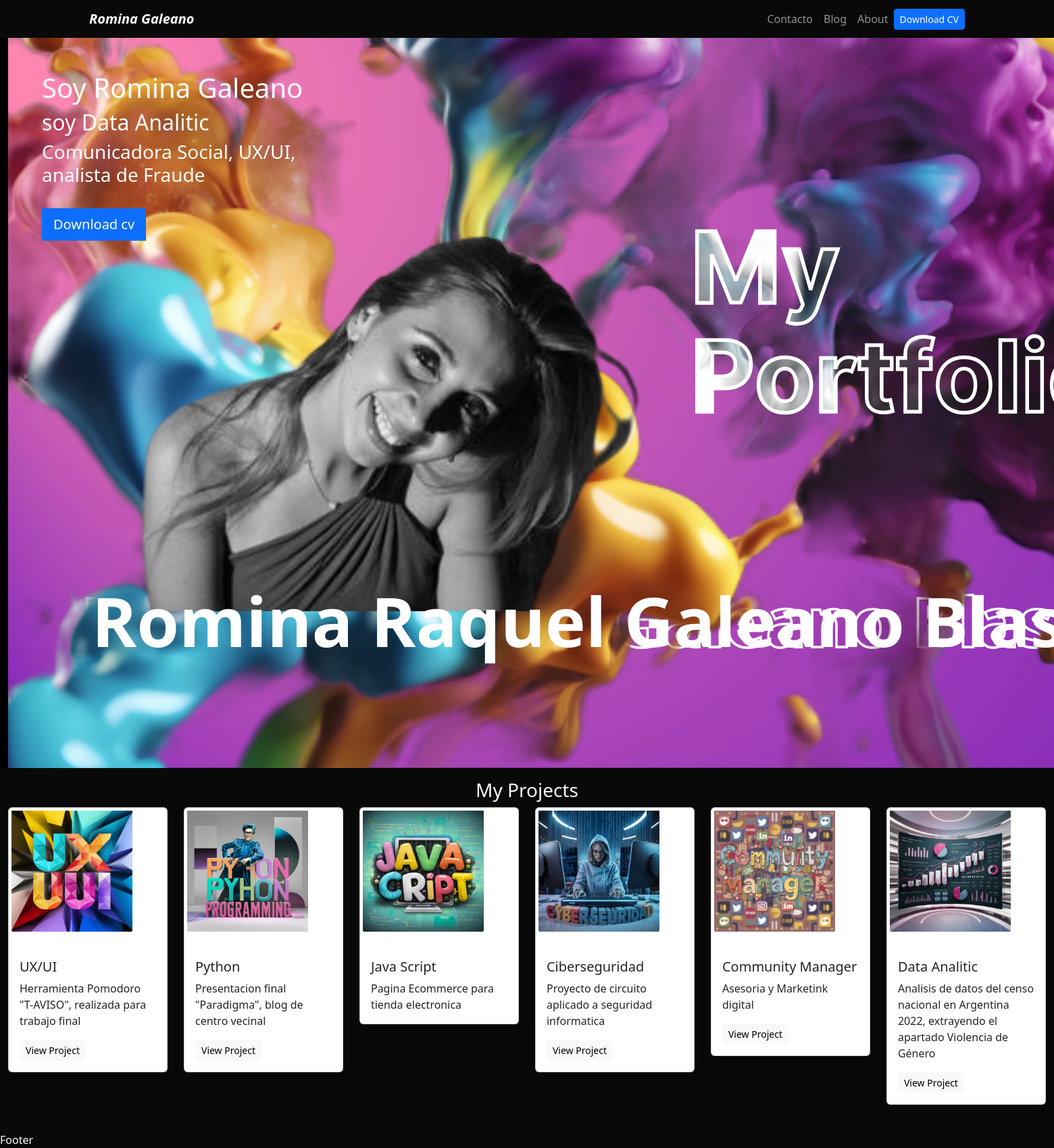
The page / on the database its author committed.
### portfolio/models.py (models this page shows)
class Project(models.Model):
    title = models.CharField(max_length=100)
    description = models.CharField(max_length=200)
    image = models.ImageField(upload_to='portfolio/image')
    url = models.URLField(blank=True)

### portfolio/views.py (the view)
# urls.py: 2. Add a URL to urlpatterns:  path('', views.home, name='home')
def home(request):
    projects = Project.objects.all()
    return render(request, 'home.html', {'projects':projects})

### portfolio/templates/home.html
{% extends 'layout.html' %}
{% block content %}
{% load static %}
<header class="row bg-black align-items-start">
    <div class="col-md-4 profile-container">
        <img src="{% static 'portfolio/profile.png'%}" alt="">
        <div class="profile-content">
            <h1>Soy Romina Galeano</h1>
            <h2>soy Data Analitic</h2>
            <h3> <p>Comunicadora Social, UX/UI, analista de Fraude</p> </h3>
            <a href="{% static 'portfolio/cv.pdf'%}" class="btn btn-primary btn-lg rounded-0 my-3">Download cv</a>
        </div>
    </div>
</header>
<div class="row my-3">
    <h3 class="text-center">My Projects</h3>
    {% for project in projects %}
    <div class="col-md-2 mb-4">
        <div class="card shadow bg-white rounded">
            <img src="{{ project.image.url }}" alt="{{ project.title }}" class="card-img-top img-thumbnail">
            <div class="card-body">
                <h5 class="card-title">{{ project.title }}</h5>
                <p class="card-text">{{ project.description }}</p>
                {% if project.url %}
                <a href="{{ project.url }}" class="btn btn-light btn-sm" target="_blank">View Project</a>
                {% endif %}
            </div>
        </div>
    </div>
    {% endfor %}
</div>
{% endblock %}

### portfolio/templates/layout.html (shortened to what this page needs)
{% load static %}
<!DOCTYPE html>
<html lang="en">
<head>
    <link href="https://cdn.jsdelivr.net/npm/bootstrap@5.3.3/dist/css/bootstrap.min.css" rel="stylesheet">
    <link rel="stylesheet" href="{% static 'main.css' %}">
</head>
<body class="text-light">
    {% include 'partials/navbar.html' %}
    <div class="container-fluid">
        {% block content %}
        {% endblock %}
    </div>
    <footer>Footer</footer>
</body>
</html>

### portfolio/templates/partials/navbar.html (shortened to what this page needs)
{% load static %}
<nav class="navbar navbar-expand-lg navbar-dark tg-black">
  <div class="container center:">
    <a class="navbar-brand fw-bold fst-italic" href="/">Romina Galeano</a>
    <div class="collapse navbar-collapse" id="navbarNav">
      <ul class="navbar-nav ms-auto mb-2 mb-lg-0">
        <li class="nav-item">
          <a class="nav-link" href="{% url 'contacto' %}">Contacto</a>
        </li>
        <li class="nav-item">
          <a class="nav-link" href="{% url 'blog:posts' %}">Blog</a>
        </li>
        <li class="nav-item">
          <a class="nav-link" href="{% url 'about-me' %}">About</a>
        </li>
        <li class="nav-item d-flex align-items-center">
          <a class="btn btn-primary btn-sm"
          href="{% static 'portfolio/cv.pdf' %}"
          target="_blank"
          >Download CV</a>
        </li>
      </ul>
    </div>
  </div>
</nav>

### portfolio/static/main.css (style rules this page uses)
body { background: #090909; }
.bg-black { background: #000; }
.profile-container { position: relative; text-align: left; }
.profile-content { position: absolute; top: 0; left: 20; padding: 50px; color: white; }
.card .img-thumbnail { max-width: 80%; height: auto; margin-bottom: 20px; background-color: transparent; border: none; box-shadow: none; }
.card { transition: box-shadow 0.3s ease-in-out; }

### rows shown on the page
Project: image (picture), title "UX/UI", description "Herramienta Pomodoro \"T-AVISO\", realizada para trabajo final"
Project: image (picture), title "Python", description "Presentacion final \"Paradigma\", blog de centro vecinal"
Project: image (picture), title "Java Script", description "Pagina Ecommerce para tienda electronica"
Project: image (picture), title "Ciberseguridad", description "Proyecto de circuito aplicado a seguridad informatica"
Project: image (picture), title "Community Manager", description "Asesoria y Marketink digital"
Project: image (picture), title "Data Analitic", description "Analisis de datos del censo nacional en Argentina 2022, extrayendo el apartado Violencia de Género"
